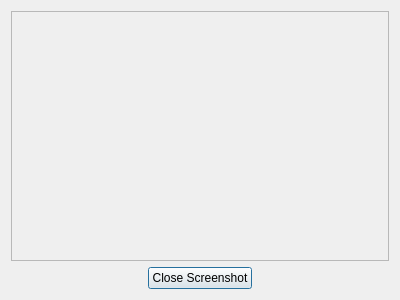
<?xml version="1.0" encoding="UTF-8"?>
<ui version="4.0">
 <class>SSDialog</class>
 <widget class="QDialog" name="SSDialog">
  <property name="geometry">
   <rect>
    <x>0</x>
    <y>0</y>
    <width>400</width>
    <height>300</height>
   </rect>
  </property>
  <property name="windowTitle">
   <string>Application Screenshot</string>
  </property>
  <property name="windowIcon">
   <iconset resource="SoftwareManager.qrc">
    <normaloff>:/icons/demo.png</normaloff>:/icons/demo.png</iconset>
  </property>
  <layout class="QVBoxLayout" name="verticalLayout">
   <item>
    <widget class="QScrollArea" name="scrollArea">
     <property name="widgetResizable">
      <bool>true</bool>
     </property>
     <widget class="QWidget" name="scrollAreaWidgetContents">
      <property name="geometry">
       <rect>
        <x>0</x>
        <y>0</y>
        <width>384</width>
        <height>251</height>
       </rect>
      </property>
     </widget>
    </widget>
   </item>
   <item>
    <layout class="QHBoxLayout" name="horizontalLayout">
     <item>
      <spacer name="horizontalSpacer">
       <property name="orientation">
        <enum>Qt::Horizontal</enum>
       </property>
       <property name="sizeHint" stdset="0">
        <size>
         <width>40</width>
         <height>20</height>
        </size>
       </property>
      </spacer>
     </item>
     <item>
      <widget class="QPushButton" name="push_close">
       <property name="text">
        <string>Close Screenshot</string>
       </property>
       <property name="icon">
        <iconset resource="SoftwareManager.qrc">
         <normaloff>:/icons/window-close.png</normaloff>:/icons/window-close.png</iconset>
       </property>
      </widget>
     </item>
     <item>
      <spacer name="horizontalSpacer_2">
       <property name="orientation">
        <enum>Qt::Horizontal</enum>
       </property>
       <property name="sizeHint" stdset="0">
        <size>
         <width>40</width>
         <height>20</height>
        </size>
       </property>
      </spacer>
     </item>
    </layout>
   </item>
  </layout>
 </widget>
 <resources>
  <include location="SoftwareManager.qrc"/>
 </resources>
 <connections/>
</ui>
